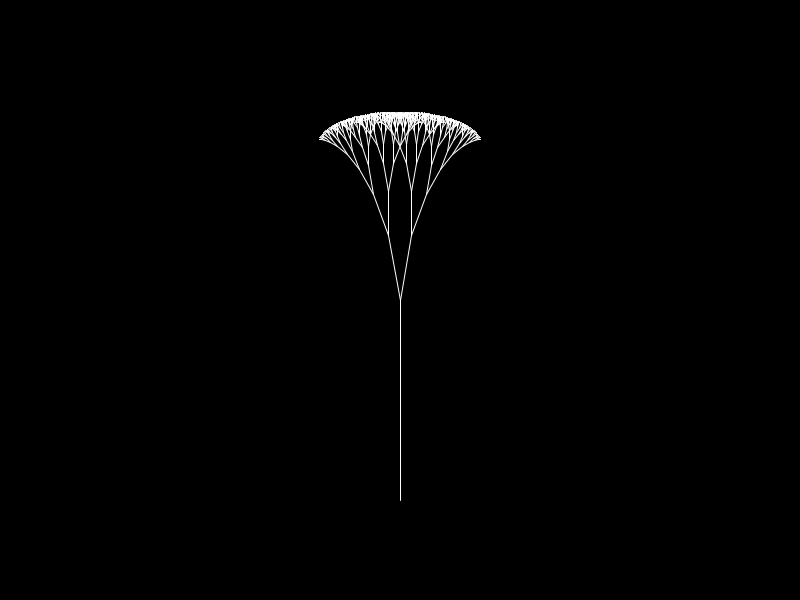
Frame 1 (no input)
Frame 60 (the mouse pressed at the canvas centre just before this capture): identical to frame 1, image omitted
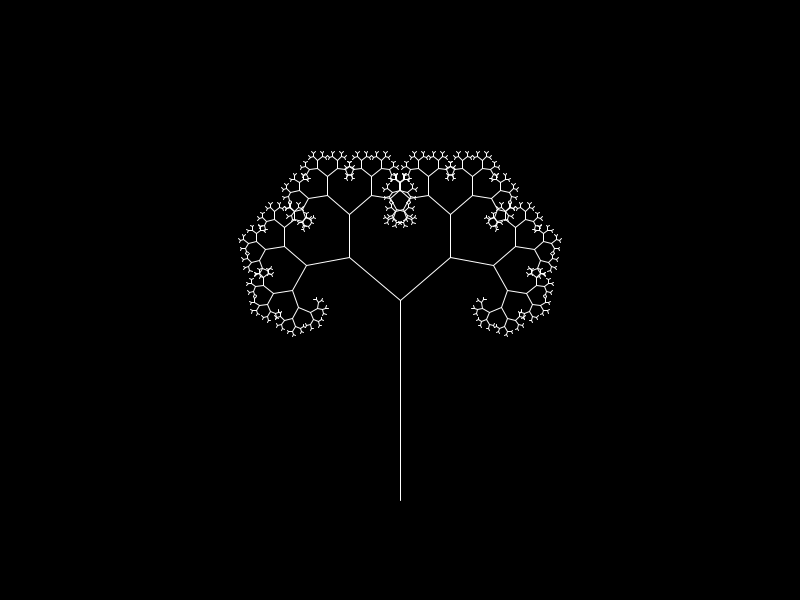
Frame 120 (the mouse held since frame 60 and released just before this capture)

The Processing sketch that drew these frames (run headless with seeded random() and noise(); from frame 60 on, the mouse is pressed at the canvas centre):

// Processing sketch: e04_drzewoAnimowaneKursorem
// ── e04_drzewoAnimowaneKursorem.pde
float angle = 20;//kąt
void setup(){
  size( 800, 600 );
  stroke( 255 );
}

void draw(){
  background( 0 );
  translate( width/2, height/2 );
  line( 0,0,0,200);
  float kat = map(mouseX, 0, width, 10,90);
  angle = kat;
  branch( 100 );
}

void branch( float h ){
  
  h *= 0.66; // to to samo co -> h = h * 0.66;
  
  if( h > 2 ){
    
    // lewa galaz - pamietac o popMatrix zawsze po pushMatrix
    pushMatrix();
    rotate( radians(angle) );
    line(0, 0, 0, -h);
    translate( 0, -h );
    branch( h );
    popMatrix();
    
    // prawa galaz
    pushMatrix();
    rotate( radians(-angle) );
    line(0, 0, 0, -h);
    translate( 0, -h );
    branch( h );
    popMatrix();
    
  }
}
